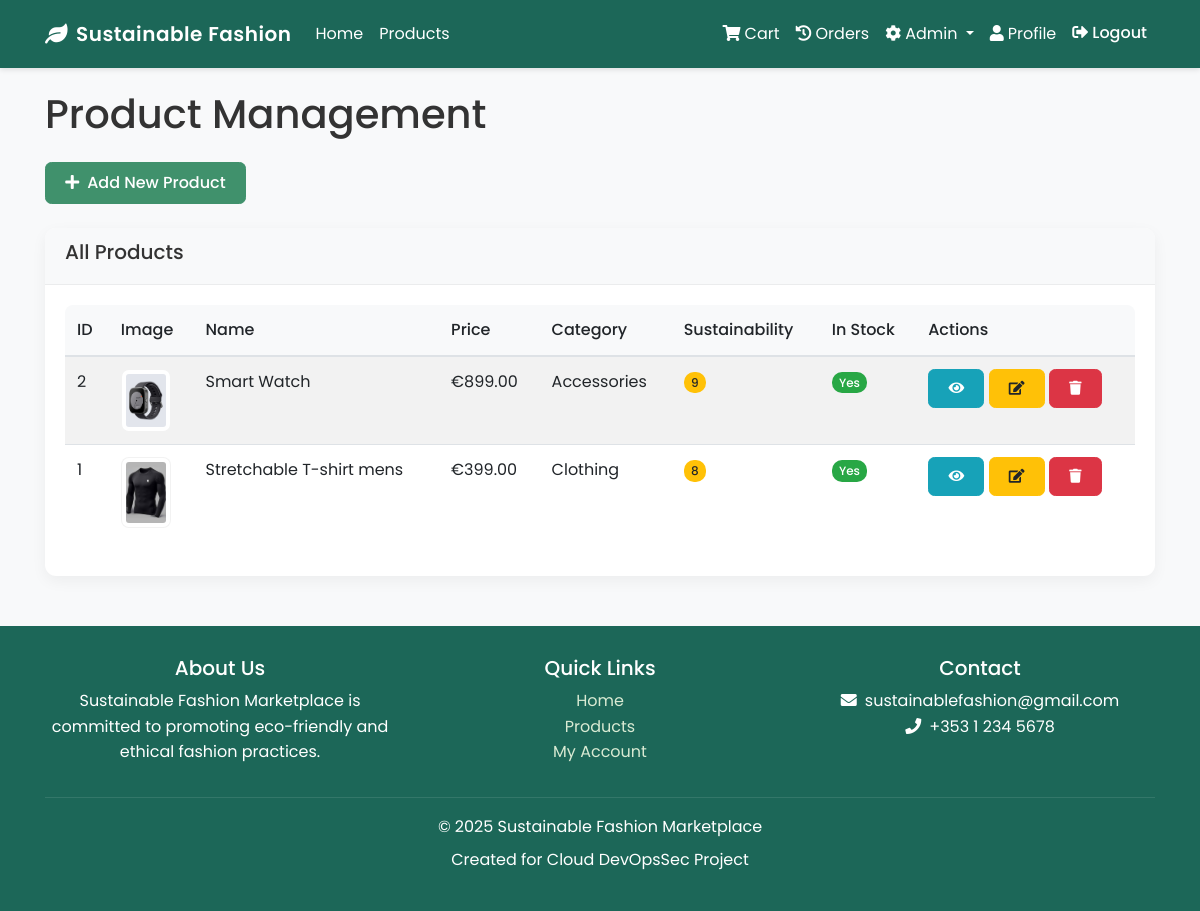
The page /admin-panel/products/ (signed in) on the database its author committed.
### products/models.py (models this page shows, shortened)
class Product(models.Model):
    name = models.CharField(max_length=200)
    description = models.TextField()
    price = models.DecimalField(max_digits=10, decimal_places=2)
    category = models.ForeignKey(Category, on_delete=models.CASCADE, related_name='products')
    sustainability_score = models.IntegerField(default=0)  # Score from 0-100
    materials = models.CharField(max_length=255)
    image = models.ImageField(upload_to='product_images', default='default_product.jpg')
    seller = models.ForeignKey(User, on_delete=models.CASCADE)
    date_posted = models.DateTimeField(auto_now_add=True)
    in_stock = models.BooleanField(default=True)

class Category(models.Model):
    name = models.CharField(max_length=100)
    description = models.TextField(blank=True, null=True)
    class Meta:
        verbose_name_plural = "Categories"

### admin_panel/views.py (the view)
# urls.py: path('products/', views.product_management, name='admin-product-management'),
@login_required
@user_passes_test(is_admin)
def product_management(request):
    products = Product.objects.all().order_by('-date_posted')
    context = {
        'title': 'Product Management',
        'products': products
    }
    return render(request, 'admin_panel/product_management.html', context)

### admin_panel/views.py (called while the page is built)
def is_admin(user):
    return user.is_staff or user.is_superuser

### cart/context_processors.py (called while the page is built)
def cart_counter(request):
    if request.user.is_authenticated:
        cart_count = CartItem.objects.filter(user=request.user).count()
        return {'cart_count': cart_count}
    return {'cart_count': 0}

### templates/admin_panel/product_management.html
{% extends "base.html" %}
{% block content %}
    <h1 class="mb-4">Product Management</h1>
    <div class="mb-4">
        <a href="{% url 'product-create' %}" class="btn btn-success">
            <i class="fas fa-plus mr-2"></i>Add New Product
        </a>
    </div>
    <div class="card">
        <div class="card-header">
            <h5>All Products</h5>
        </div>
        <div class="card-body">
            <div class="table-responsive">
                <table class="table table-striped">
                    <thead>
                        <tr>
                            <th>ID</th>
                            <th>Image</th>
                            <th>Name</th>
                            <th>Price</th>
                            <th>Category</th>
                            <th>Sustainability</th>
                            <th>In Stock</th>
                            <th>Actions</th>
                        </tr>
                    </thead>
                    <tbody>
                        {% for product in products %}
                            <tr>
                                <td>{{ product.id }}</td>
                                <td>
                                    <img src="{{ product.image.url }}" alt="{{ product.name }}" class="img-thumbnail" style="max-width: 50px;">
                                </td>
                                <td>{{ product.name }}</td>
                                <td>€{{ product.price }}</td>
                                <td>{{ product.category.name }}</td>
                                <td>
                                    {% if product.sustainability_score >= 80 %}
                                        <span class="badge badge-success">{{ product.sustainability_score }}</span>
                                    {% elif product.sustainability_score >= 50 %}
                                        <span class="badge badge-info">{{ product.sustainability_score }}</span>
                                    {% else %}
                                        <span class="badge badge-warning">{{ product.sustainability_score }}</span>
                                    {% endif %}
                                </td>
                                <td>
                                    {% if product.in_stock %}
                                        <span class="badge badge-success">Yes</span>
                                    {% else %}
                                        <span class="badge badge-danger">No</span>
                                    {% endif %}
                                </td>
                                <td>
                                    <a href="{% url 'product-detail' product.id %}" class="btn btn-sm btn-info">
                                        <i class="fas fa-eye"></i>
                                    </a>
                                    <a href="{% url 'product-update' product.id %}" class="btn btn-sm btn-warning">
                                        <i class="fas fa-edit"></i>
                                    </a>
                                    <a href="{% url 'product-delete' product.id %}" class="btn btn-sm btn-danger">
                                        <i class="fas fa-trash"></i>
                                    </a>
                                </td>
                            </tr>
                        {% endfor %}
                    </tbody>
                </table>
            </div>
        </div>
    </div>
{% endblock content %}

### templates/base.html (style rules this page uses)
html { height: 100%; }
body { background-color: #f8f9fa; padding-top: 66px; font-family: 'Poppins', sans-serif; color: #333; line-height: 1.6; min-height: 100%; display: flex; flex-direction: column; }
.btn { border-radius: 0.4rem; padding: 0.5rem 1.2rem; transition: all 0.3s ease; font-weight: 500; }
.btn-success { background-color: #40916c; border-color: #40916c; }
.card { border: none; border-radius: 0.7rem; overflow: hidden; box-shadow: 0 5px 15px rgba(0,0,0,0.05); transition: all 0.3s ease; }
.card-header { background-color: #f8f9fa; border-bottom: 1px solid rgba(0,0,0,0.05); font-weight: 500; }
.badge { font-weight: 500; padding: 0.4em 0.6em; border-radius: 10px; }
.table { background-color: white; border-radius: 0.5rem; overflow: hidden; }
.table th { background-color: #f8f9fa; border-top: none; font-weight: 500; }
.img-thumbnail { border-radius: 0.5rem; border: 1px solid rgba(0,0,0,0.05); }

### rows shown on the page
Product: id "2", image (picture), name "Smart Watch", price "899.00", category.name "Accessories", sustainability_score "9", in_stock "Yes"
Product: id "1", image (picture), name "Stretchable T-shirt mens", price "399.00", category.name "Clothing", sustainability_score "8", in_stock "Yes"
